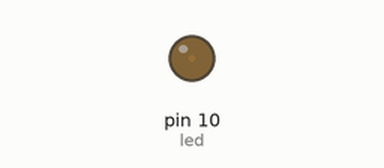
Bench run of a sketch on a simulated Arduino Uno, built with avr-gcc and run on an emulated ATmega328P. Parts: output pins drawn as LEDs (lit = HIGH).

Above: at 0.05 s.
At 2.3 s:
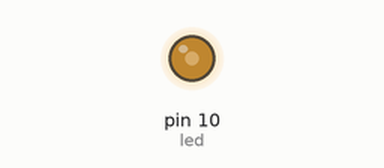
At 4.6 s:
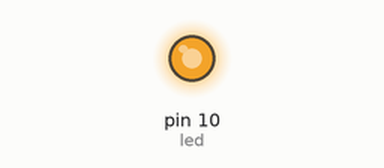
At 9.2 s:
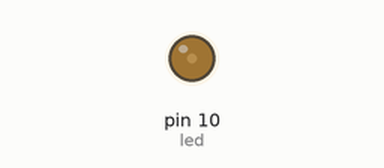
Timing chart, 0 to 13.3 s (numbered marks = the images above):
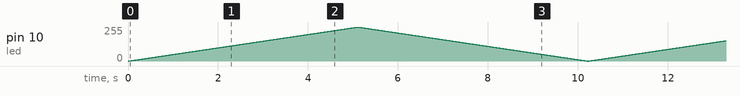

The sketch:

6.analog_output.ino
```cpp
// PWM (pulse-width modulated) - Analog Output provides from arduino
// Range for PWM - 0 to 255
// Default frequency: 500 Hz
// Pins for PWM: 3,5,6,9,10,11

//Syntax:
//analogWrite(pin, value);
//analogWrite(pin, value, frequency);

int led = 10;

void setup()
{
  pinMode(led, OUTPUT);
}

void loop()
{
  for(int i=0;i<255;i++){
    analogWrite(led,i);
    delay(20);
  }

for(int i=255;i>=0;i--){
    analogWrite(led,i);
    delay(20);
  }
}
```
